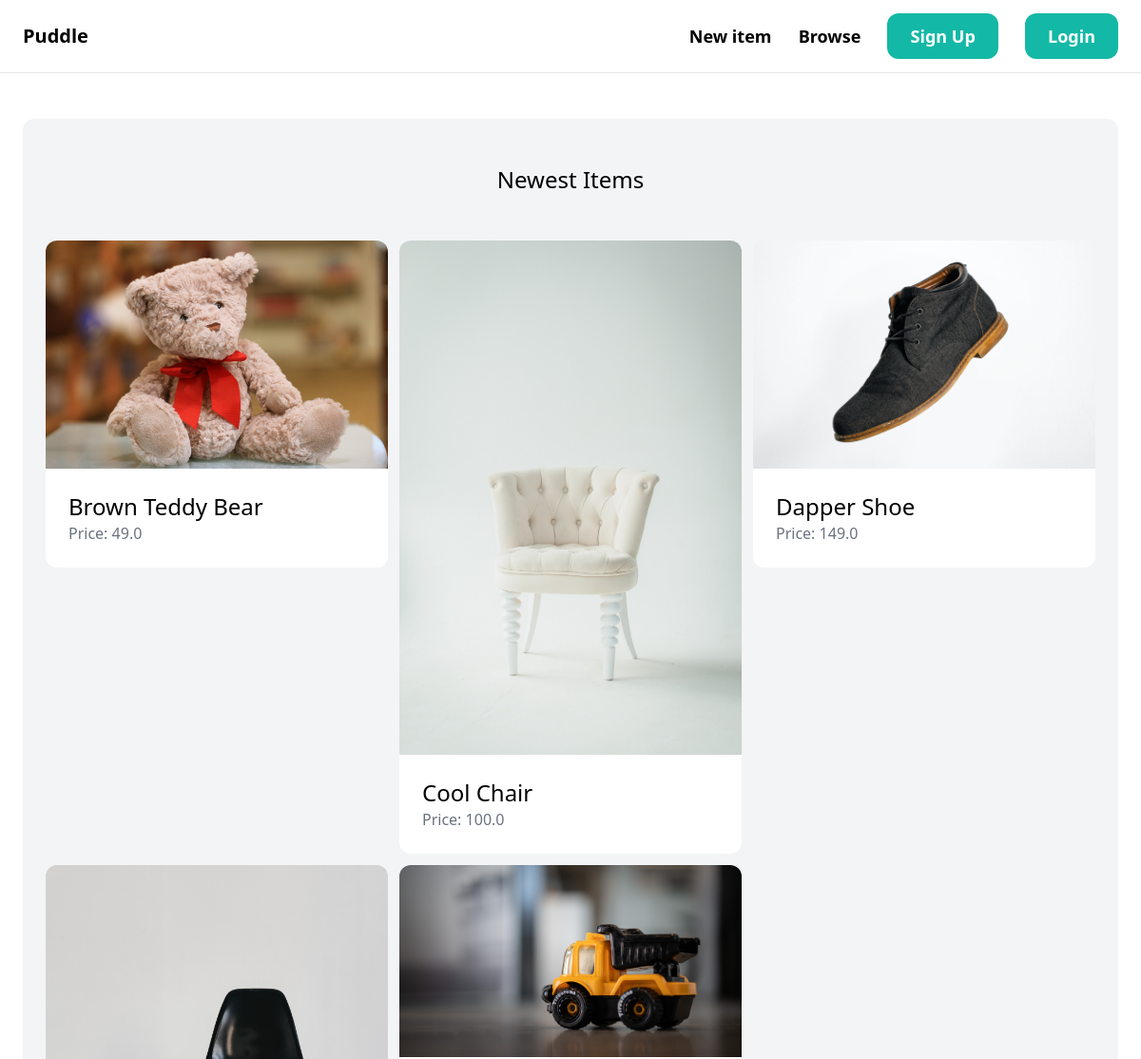
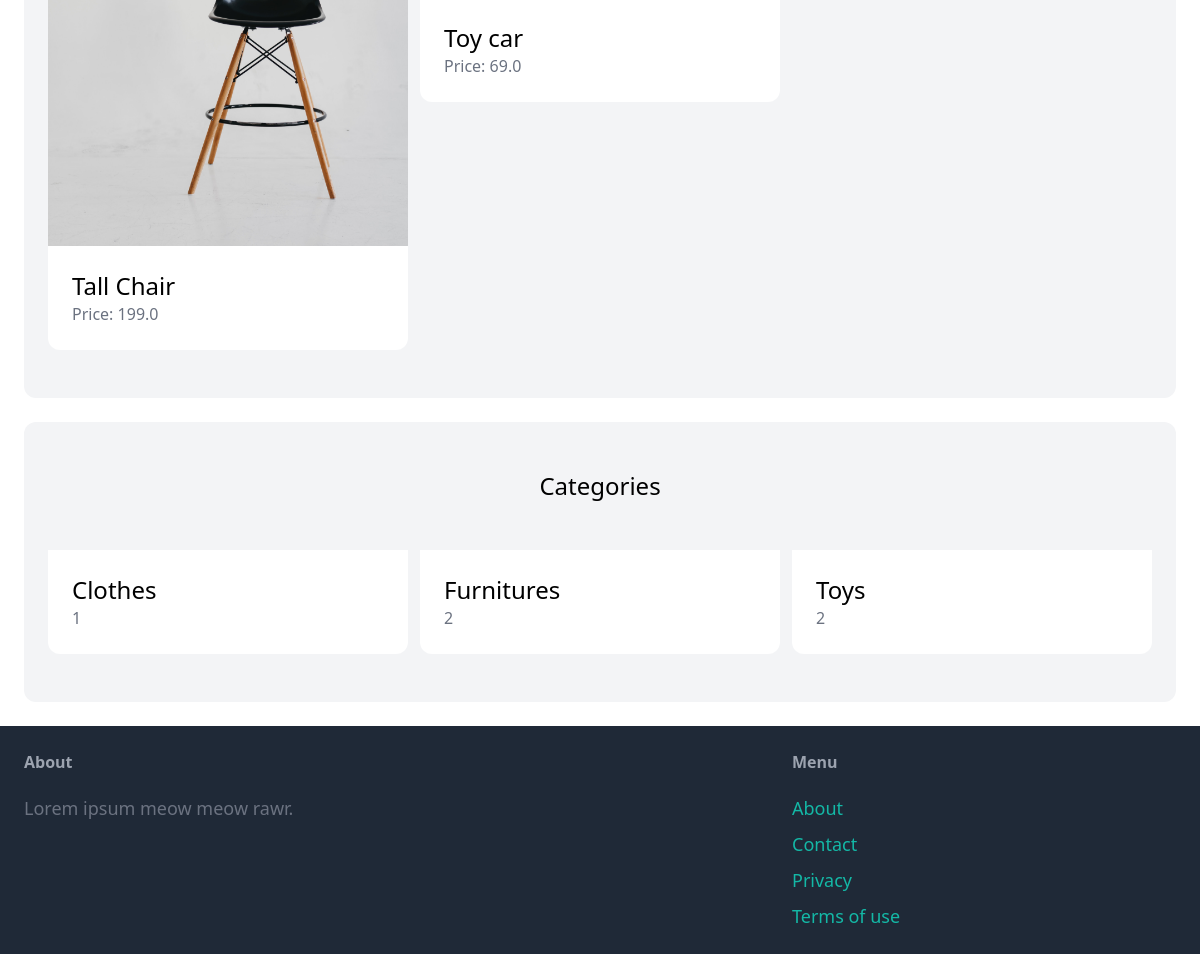
/, run on an earlier commit of the app's database (2 pictures, top to bottom).
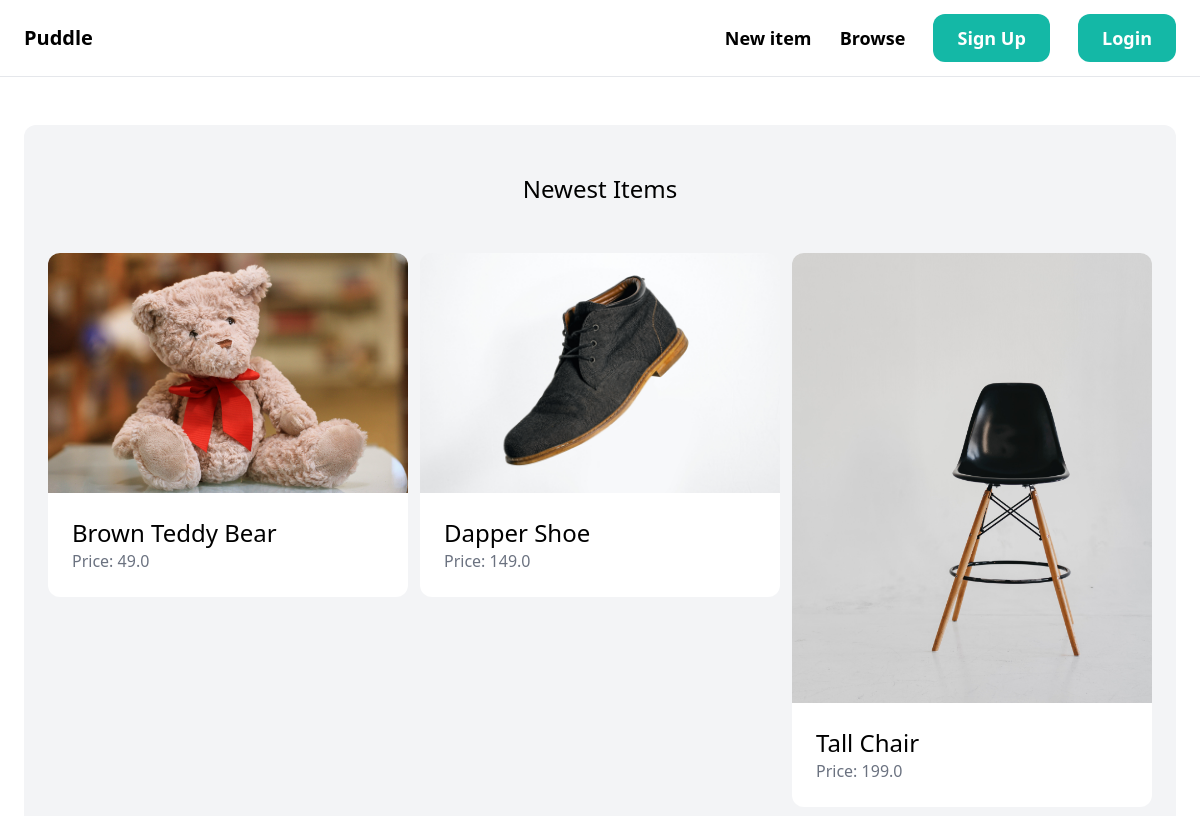
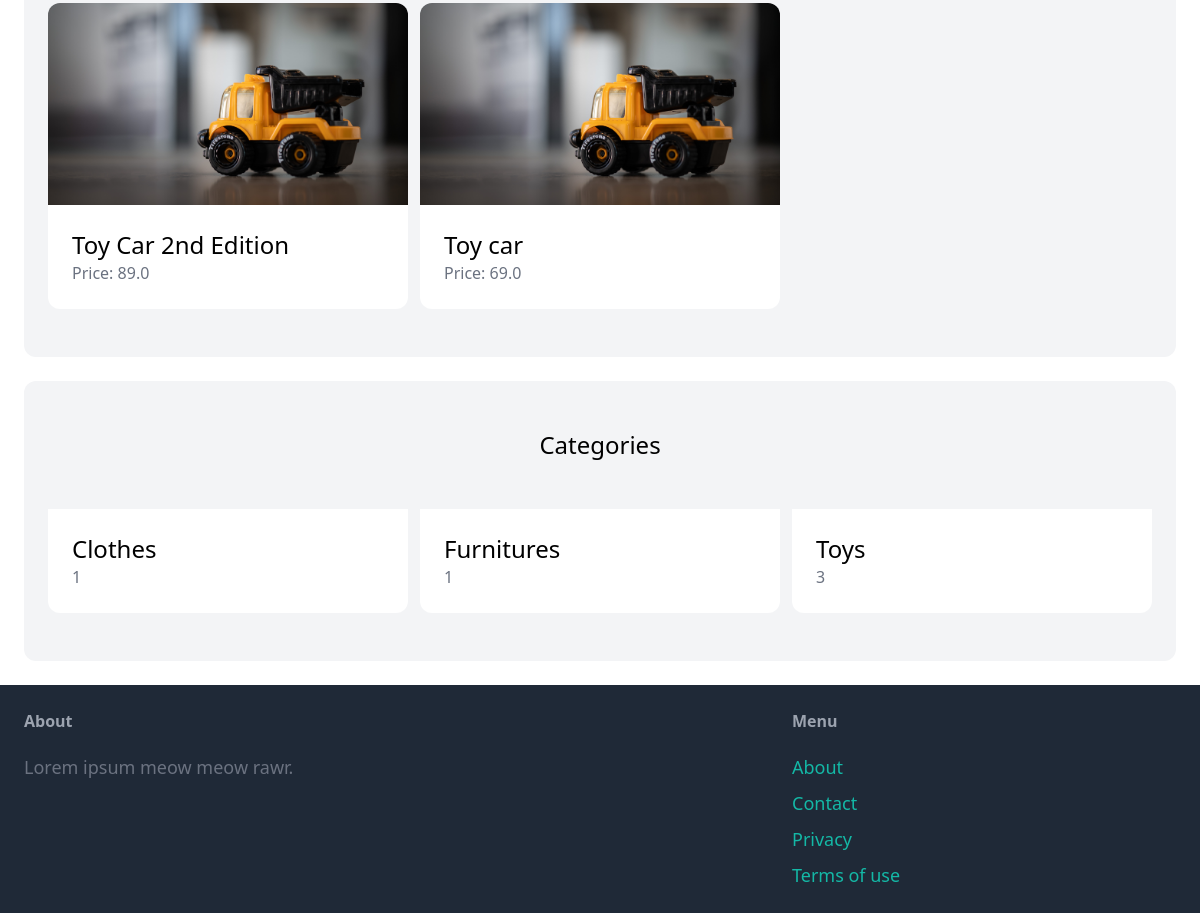
And on a later commit of the database (2 pictures, top to bottom).
### item/models.py (models this page shows, shortened)
class Item(models.Model):
    category = models.ForeignKey(Category, related_name='items', on_delete=models.CASCADE)
    name = models.CharField(max_length=255)
    description = models.TextField(blank=True, null=True)
    price = models.FloatField()
    image = models.ImageField(upload_to='item_images', blank=True, null=True)
    is_sold = models.BooleanField(default=False)
    created_by = models.ForeignKey(User, related_name='items', on_delete=models.CASCADE)
    created_at = models.DateTimeField(auto_now_add=True)
    class Meta:
        ordering = ('name', )

class Category(models.Model):
    name = models.CharField(max_length=255)
    class Meta:
        ordering = ('name', )
        verbose_name_plural = 'Categories'

### core/views.py (the view)
# urls.py: path('', views.index, name='index'),
def index(request):
	items = Item.objects.filter(is_sold=False)[0:6] # get first 6
	categories = Category.objects.all()
	return render(
		request, 'core/index.html', {
			'categories': categories,
			'items': items
    })

### core/templates/core/index.html (shortened to what this page needs)
{% extends 'core/base.html' %}
{% block content %}
    <div class="mt-6 px-6 py-12 bg-gray-100 rounded-xl">
        <h2 class="mb-12 text-2xl text-center">Newest Items</h2>
        <div class="grid grid-cols-3 gap-3">
            {% for item in items %}
                <div>
                    <a href="{% url 'item:detail' item.id %}">
                        <div>
                            <img src="{{ item.image.url }}" class="rounded-t-xl">
                        </div>
                        <div class="p-6 bg-white rounded-b-xl">
                            <h2 class="text-2xl">{{ item.name }} </h2>
                            <p class="text-gray-500"> Price: {{item.price}} </p>
                        </div>
                    </a>
                </div>
            {% endfor %}
        </div>
    </div>
    <div class="mt-6 px-6 py-12 bg-gray-100 rounded-xl">
        <h2 class="mb-12 text-2xl text-center">Categories</h2>
        <div class="grid grid-cols-3 gap-3">
            {% for category in categories %}
                <div>
                    <a href="#">
                        <div class="p-6 bg-white rounded-b-xl">
                            <h2 class="text-2xl">{{ category.name }} </h2>
                            <p class="text-gray-500"> {{category.items.count}} </p>
                        </div>
                    </a>
                </div>
            {% endfor %}
        </div>
    </div>
{% endblock %}

### core/templates/core/base.html (shortened to what this page needs)
<!DOCTYPE html>
<html>
  <head>
    <script src="https://cdn.tailwindcss.com"></script>
  </head>
  <body>
    <nav class="px-6 py-6 flex justify-between items-center border-b border-gray-200">
      <a href="/" class="text-xl font-semibold">Puddle</a>
      <div class="space-x-6">
        <a href="{% url 'item:new' %}" class="text-lg font-semibold hover:text-gray-500">New item</a>
        <a href="{% url 'item:items' %}" class="text-lg font-semibold hover:text-gray-500">Browse</a>
        {% if request.user.is_authenticated %}
            <a href="{% url 'conversation:inbox' %}" class="px-6 py-3 text-lg font-semibold bg-teal-500 text-white rounded-xl hover:bg-teal-700">Inbox</a>
            <a href="{% url 'dashboard:index' %}" class="px-6 py-3 text-lg font-semibold bg-teal-500 text-white rounded-xl hover:bg-teal-700">Dashboard</a>
        {% else %}
            <a href="{% url 'core:signup' %}" class="px-6 py-3 text-lg font-semibold bg-teal-500 text-white rounded-xl hover:bg-teal-700">Sign Up</a>
            <a href="{% url 'core:login' %}" class="px-6 py-3 text-lg font-semibold bg-teal-500 text-white rounded-xl hover:bg-teal-700">Login</a>
        {% endif %}
        </div>
    </nav>
    <div class="px-6 py-6">
      {% block content %}
      {% endblock %}
    </div>
    <footer class="py-6 px-6 flex justify-between bg-gray-800">
      <div class="w-2/3 pr-10">
        <h3 class="mb-5 font-semibold text-gray-400">About</h3>
        <p class="text-lg text-gray-500"> Lorem ipsum meow meow rawr.</p>
      </div>
      <div class="w-1/3">
        <h3 class="mb-5 font-semibold text-gray-400">Menu</h3>
        <ul class="space-y-2">
          <li><a href="#" class="text-lg text-teal-500 hover:text-teal-700">About</a>
          <li><a href="{% url 'core:contact' %}" class="text-lg text-teal-500 hover:text-teal-700">Contact</a>
          <li><a href="#" class="text-lg text-teal-500 hover:text-teal-700">Privacy</a>
          <li><a href="#" class="text-lg text-teal-500 hover:text-teal-700">Terms of use</a>
        </ul>
      </div>
    </footer>
  </body>
</html>

What changed in the data, as far as the page shows it:
removed Item: image (picture), name "Cool Chair", price "100.0"
added Item: image (picture), name "Toy Car 2nd Edition", price "89.0"
computed for Category "Furnitures": items.count "2" → "1"
computed for Category "Toys": items.count "2" → "3"
